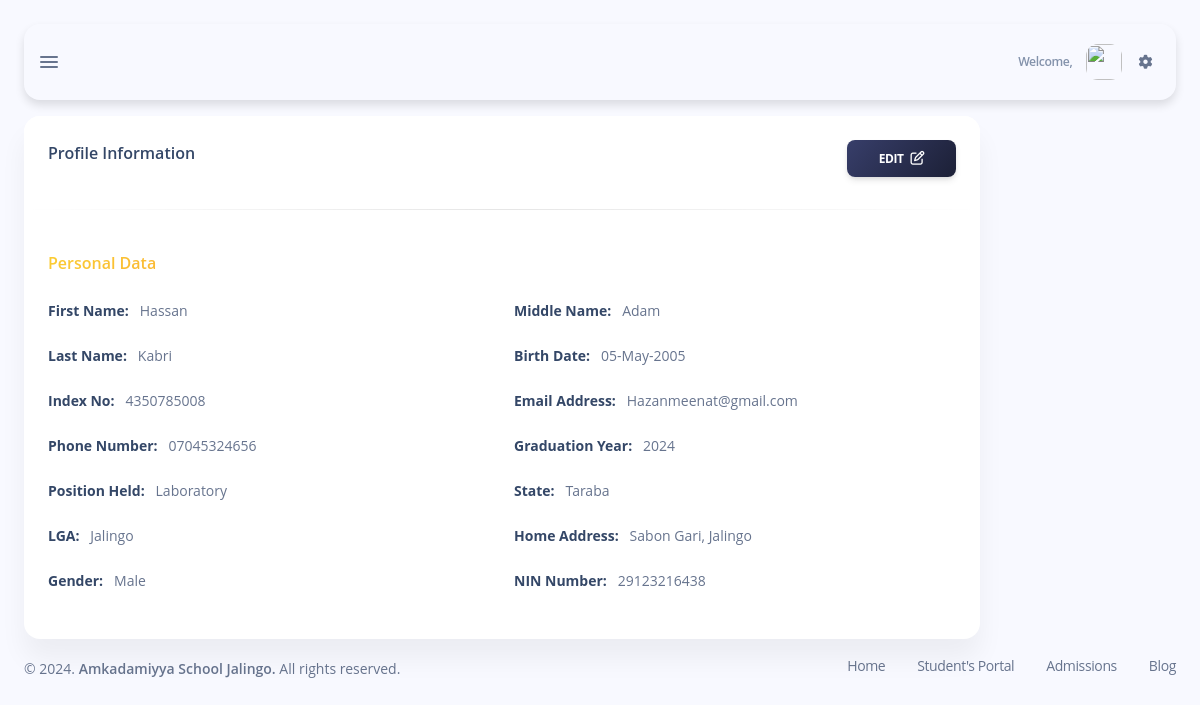
Screenshot of /subdomains/admin/admin-view-alumni.php?alumni_id=101 with the database file from the repository.
### tables this page shows
CREATE TABLE `alumni` (
  `alumni_id` int(11) NOT NULL,
  `first_name` varchar(50) NOT NULL,
  `second_name` varchar(50) DEFAULT NULL,
  `last_name` varchar(50) NOT NULL,
  `index_no` varchar(10) NOT NULL DEFAULT 'NIA',
  `date_of_birth` date NOT NULL,
  `gender` varchar(10) DEFAULT NULL,
  `graduation_year` int(11) NOT NULL,
  `position_held` varchar(100) NOT NULL DEFAULT 'NIL',
  `email` varchar(100) NOT NULL,
  `phone_number` varchar(20) DEFAULT NULL,
  `address` varchar(255) NOT NULL DEFAULT 'UNKNOWN',
  `lga` varchar(100) NOT NULL DEFAULT 'Jalingo',
  `state` varchar(100) DEFAULT NULL,
  `nin_number` varchar(20) NOT NULL DEFAULT 'UNAVAILABLE'
);

CREATE TABLE `graduation_year` (
  `year_id` int(11) NOT NULL,
  `year` varchar(50) NOT NULL
);

### subdomains/admin/admin-view-alumni.php (the view, shortened to what this page needs)
<?php
include "../../config/database.php";
if (isset($_GET['alumni_id'])) {
    $alumni_id = $_GET['alumni_id'];
    $sql = "SELECT * FROM `alumni` WHERE `alumni_id` = '$alumni_id'";
    $result = mysqli_query($conn, $sql);
    $row = mysqli_fetch_assoc($result);
} else {
    header('Location: alumni-list.php');
}
?>
<!DOCTYPE html>
<html lang="en">
<head>
    <?php include "inc/admin-header.php"; ?>
</head>
<body class="g-sidenav-show bg-info-soft">
    <main class="main-content position-relative max-height-vh-100 h-100 border-radius-lg">
        <?php require "inc/admin-navbar.php"; ?>
        <div class="container-fluid pt-3">
            <div class="row">
                <div class="col-lg-10 mb-3 mb-lg-0">
                    <div class="card">
                        <div class="card-header pb-0">
                            <div class="d-flex justify-content-between">
                                <h6>Profile Information</h6>
                                <a href="admin-edit-alumni.php?alumni_id=<?php echo $row['alumni_id']; ?>"
                                    class="btn bg-gradient-dark btn-sm">Edit <i class="fa fa-edit text-sm ms-1"></i></a>
                            </div>
                        </div>
                        <hr class="horizontal dark">
                        <div class="card-body">
                            <div class="row">
                                <h6 class="mb-4 text-gradient text-warning">Personal Data</h6>
                                <div class="col-xxl-4 col-6 text-sm mb-4">
                                    <strong class="text-dark">First Name: </strong>&nbsp;
                                    <?php echo ucfirst($row['first_name']); ?>
                                </div>
                                <div class="col-xxl-4 col-6 text-sm mb-4">
                                    <strong class="text-dark">Middle Name: </strong>&nbsp;
                                    <?php echo ucfirst($row['second_name']); ?>
                                </div>
                                <div class="col-xxl-4 col-6 text-sm mb-4">
                                    <strong class="text-dark">Last Name: </strong>&nbsp;
                                    <?php echo ucfirst($row['last_name']); ?>
                                </div>
                                <div class="col-xxl-4 col-6 text-sm mb-4">
                                    <strong class="text-dark">Birth Date: </strong>&nbsp;
                                    <?php
                                    $date_of_birth = date('d-M-Y', strtotime($row['date_of_birth']));
                                    echo ucfirst($date_of_birth);
                                    ?>
                                </div>
                                <div class="col-xxl-4 col-6 text-sm mb-4">
                                    <strong class="text-dark">Index No: </strong>&nbsp;
                                    <?php echo ucfirst($row['index_no']); ?>
                                </div>
                                <div class="col-xxl-4 col-6 text-sm mb-4">
                                    <strong class="text-dark">Email Address: </strong>&nbsp;
                                    <?php echo ucfirst($row['email']); ?>
                                </div>
                                <div class="col-xxl-4 col-6 text-sm mb-4">
                                    <strong class="text-dark">Phone Number: </strong>&nbsp;
                                    <?php echo ucfirst($row['phone_number']); ?>
                                </div>
                                <div class="col-xxl-4 col-6 text-sm mb-4">
                                    <strong class="text-dark">Graduation Year: </strong>&nbsp;
                                    <?php
                                     $year_id =  $row['graduation_year'];
                                     $sql = "SELECT * FROM graduation_year WHERE `year_id` = '$year_id'";
                                     $year_result = mysqli_query($conn, $sql);
                                     $year = mysqli_fetch_assoc($year_result);
                                     echo $year['year'];
                                      ?>
                                </div>
                                <div class="col-xxl-4 col-6 text-sm mb-4">
                                    <strong class="text-dark">Position Held: </strong>&nbsp;
                                    <?php echo $row['position_held']; ?>
                                </div>
                                <div class="col-xxl-4 col-6 text-sm mb-4">
                                    <strong class="text-dark">State: </strong>&nbsp; <?php echo $row['state']; ?>
                                </div>
                                <div class="col-xxl-4 col-6 text-sm mb-4">
                                    <strong class="text-dark">LGA: </strong>&nbsp; <?php echo $row['lga']; ?>
                                </div>
                                <div class="col-xxl-4 col-6 text-sm mb-4">
                                    <strong class="text-dark">Home Address: </strong>&nbsp; <?php echo $row['address']; ?>
                                </div>
                                <div class="col-xxl-4 col-6 text-sm mb-4">
                                    <strong class="text-dark">Gender: </strong>&nbsp;
                                    <?php echo ucfirst($row['gender']); ?>
                                </div>
                                <div class="col-xxl-4 col-6 text-sm mb-4">
                                    <strong class="text-dark">NIN Number: </strong>&nbsp;
                                    <?php echo ucfirst($row['nin_number']); ?>
                                </div>
                            </div>
                        </div>
                    </div>
                </div>
            </div>
        </div>
        <?php include "inc/admin-footer.php";?>
    </main>
</body>
</html>

### subdomains/admin/inc/admin-header.php (shortened to what this page needs)
<link rel="stylesheet" href="https://demos.creative-tim.com/argon-design-system-pro/assets/css/nucleo-icons.css"
    type="text/css">
    <link href="https://cdn.jsdelivr.net/gh/creativetimofficial/public-assets@master/soft-ui-design-system-builder/v1.0.7/assets/css/nucleo-icons.css" rel="stylesheet" />
    <link href="https://cdn.jsdelivr.net/gh/creativetimofficial/public-assets@master/soft-ui-design-system-builder/v1.0.7/assets/css/nucleo-svg.css" rel="stylesheet" />
<link href="../../css/nucleo-icons.css" rel="stylesheet" />
<link href="../../css/nucleo-svg.css" rel="stylesheet" />
<link id="pagestyle" href="../../css/style.css" rel="stylesheet" />
<link id="pagestyle" href="../../css/soft-design-system-pro.min3f71.css" rel="stylesheet" />
<link id="pagestyle" href="../../css/soft-ui-dashboard.min3f71.css" rel="stylesheet" />

### subdomains/admin/inc/admin-navbar.php (shortened to what this page needs)
<nav class="navbar navbar-main navbar-expand-lg mt-4 top-1 px-0 mx-4 shadow border-radius-xl z-index-sticky" data-scroll="true">
    <div class="container-fluid py-1 px-3">
        <div class="sidenav-toggler sidenav-toggler-inner d-xl-block d-none ">
            <a href="javascript:;" class="nav-link text-body p-0">
                <div class="sidenav-toggler-inner">
                    <i class="sidenav-toggler-line"></i>
                    <i class="sidenav-toggler-line"></i>
                    <i class="sidenav-toggler-line"></i>
                </div>
            </a>
        </div>
        <div class="collapse navbar-collapse mt-sm-0 mt-2 me-md-0 me-sm-4" id="navbar">
            <ul class="navbar-nav  justify-content-end">
                <li class="nav-item d-flex align-items-center">
                    <a href="admin-profile.php" class="nav-link text-body font-weight-bold px-0">
                        <span class="me-2"><small class="text-secondary">Welcome&comma;&nbsp;</small><span class="font-weight-bolder"><?php echo $_SESSION['staff']['first_name']; ?></span></span>
                        <img src="<?php echo $_SESSION['staff']['photo']; ?>" class="avatar avatar-sm">
                    </a>
                </li>
                <li class="nav-item dropdown pe-2 px-3 d-flex align-items-center">
                    <a href="javascript:;" class="nav-link text-body p-0" id="dropdownMenuButton" data-bs-toggle="dropdown" aria-expanded="false">
                        <i class="fa fa-cog cursor-pointer" aria-hidden="true"></i>
                    </a>
                </li>
            </ul>
        </div>
    </div>
</nav>

### subdomains/admin/inc/admin-footer.php (shortened to what this page needs)
<footer class="footer py-3">
    <div class="container-fluid">
        <div class="row align-items-center justify-content-lg-between">
            <div class="col-lg-6 mb-lg-0 mb-4">
                <div class="copyright text-center text-sm text-muted text-lg-start">
                    ©
                    .
                    <span class="font-weight-bold text-sm">Amkadamiyya School Jalingo.</span> All rights reserved.
                </div>
            </div>
            <div class="col-lg-6">
                <ul class="nav nav-footer justify-content-center justify-content-lg-end">
                    <li class="nav-item">
                        <a href="../../index.php" class="nav-link text-muted" target="_blank">Home</a>
                    </li>
                    <li class="nav-item">
                        <a href="../student/student-login.php" class="nav-link text-muted" target="_blank">Student's Portal</a>
                    </li>
                    <li class="nav-item">
                        <a href="../../pages/admission/admission-requirements.php" class="nav-link text-muted" target="_blank">Admissions</a>
                    </li>
                    <li class="nav-item">
                        <a href="" class="nav-link pe-0 text-muted" target="_blank">Blog</a>
                    </li>
                </ul>
            </div>
        </div>
    </div>
</footer>

### css/style.css (style rules this page uses)
html { font-size: 1rem; }
@media (min-width: 576px) { html { font-size: 0.9rem; } }
@media (min-width: 768px) { html { font-size: 0.95rem; } }
@media (min-width: 992px) { html { font-size: 1rem; } }

### rows the page displays
alumni: first_name "Hassan", second_name "Adam", last_name "Kabri", date_of_birth "05-May-2005", index_no "4350785008", email "Hazanmeenat@gmail.com", phone_number "07045324656", position_held "Laboratory", state "Taraba", lga "Jalingo", address "Sabon Gari, Jalingo", gender "Male", nin_number "29123216438"
graduation_year: year "2024"
